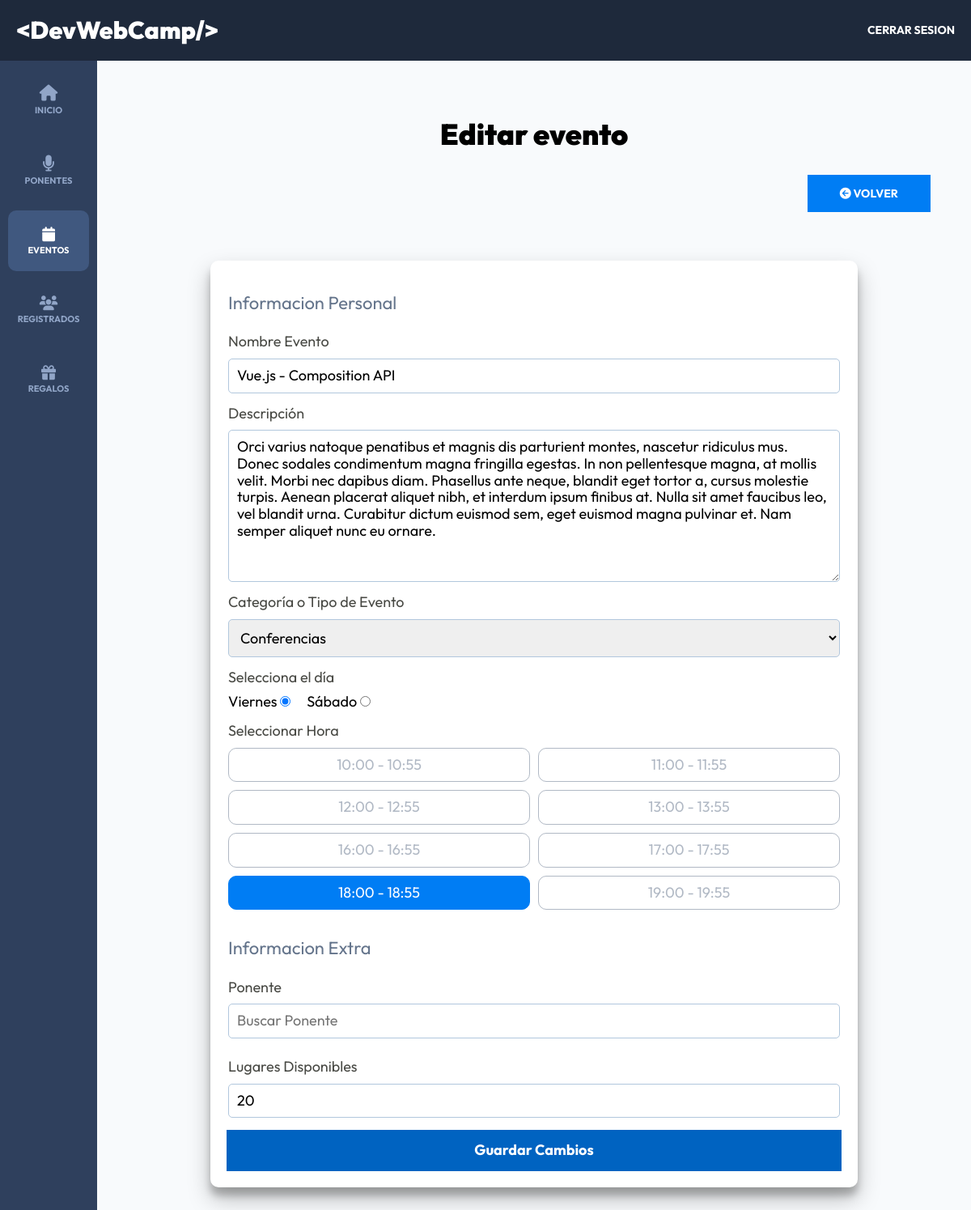
Page /admin/eventos/editar?id=29 (signed in) on the earlier database version.
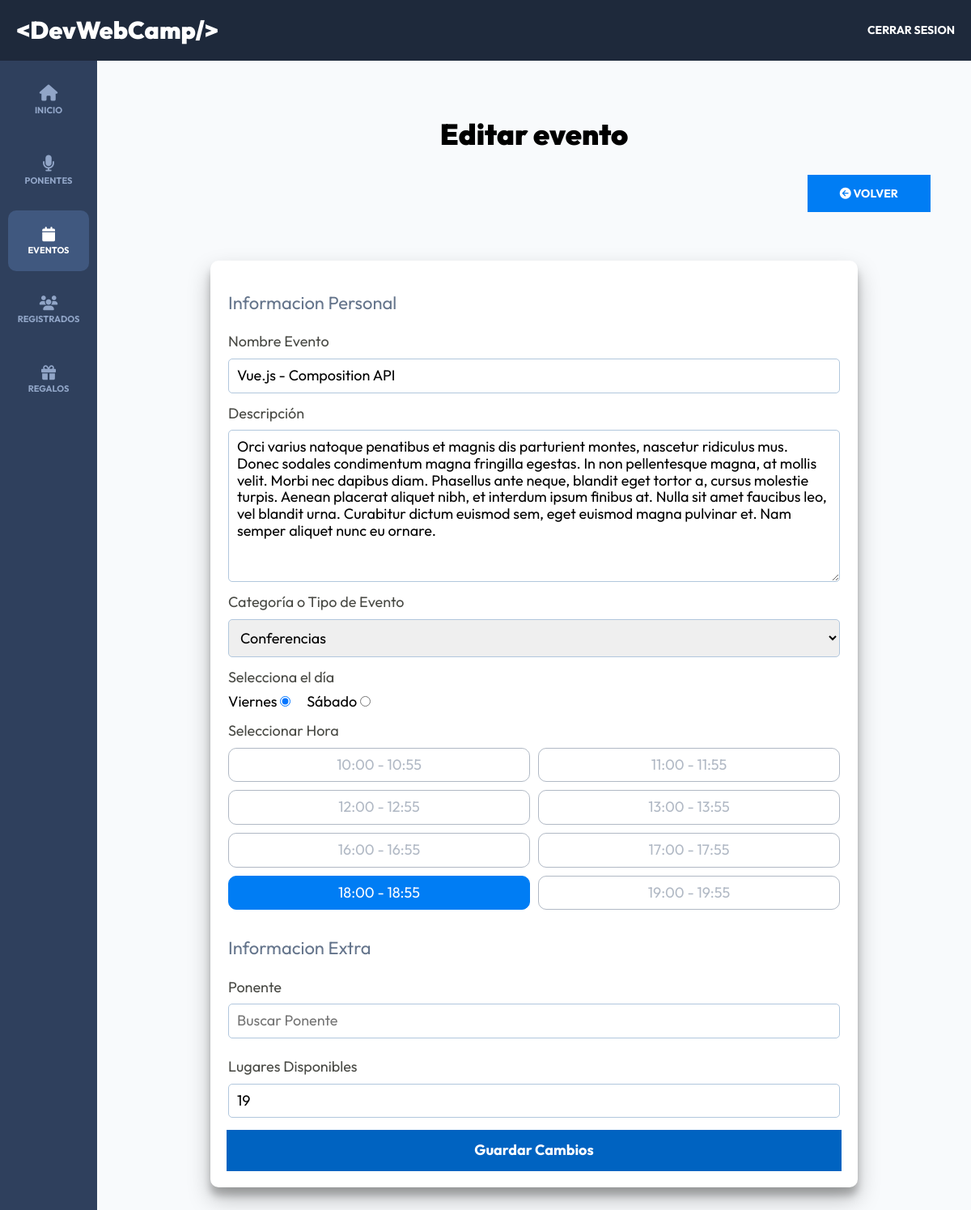
Same page on the later database version.
### tables this page shows
CREATE TABLE `eventos` (
  `id` int NOT NULL AUTO_INCREMENT,
  `nombre` varchar(120) DEFAULT NULL,
  `descripcion` text,
  `disponibles` int DEFAULT NULL,
  `categoria_id` int DEFAULT NULL,
  `dia_id` int DEFAULT NULL,
  `hora_id` int DEFAULT NULL,
  `ponente_id` int DEFAULT NULL,
  PRIMARY KEY (`id`),
  KEY `fk_eventos_dias_idx` (`dia_id`),
  KEY `fk_eventos_categorias_idx` (`categoria_id`),
  KEY `fk_eventos_horas_idx` (`hora_id`),
  KEY `fk_eventos_ponentes_idx` (`ponente_id`),
  CONSTRAINT `fk_eventos_categorias` FOREIGN KEY (`categoria_id`) REFERENCES `categorias` (`id`) ON DELETE CASCADE ON UPDATE CASCADE,
  CONSTRAINT `fk_eventos_dias` FOREIGN KEY (`dia_id`) REFERENCES `dias` (`id`) ON DELETE CASCADE ON UPDATE CASCADE,
  CONSTRAINT `fk_eventos_horas` FOREIGN KEY (`hora_id`) REFERENCES `horas` (`id`) ON DELETE CASCADE ON UPDATE CASCADE,
  CONSTRAINT `fk_eventos_ponentes` FOREIGN KEY (`ponente_id`) REFERENCES `ponentes` (`id`) ON DELETE CASCADE ON UPDATE CASCADE
);

CREATE TABLE `categorias` (
  `id` int NOT NULL AUTO_INCREMENT,
  `nombre` varchar(45) DEFAULT NULL,
  PRIMARY KEY (`id`)
);

CREATE TABLE `dias` (
  `id` int NOT NULL AUTO_INCREMENT,
  `nombre` varchar(15) DEFAULT NULL,
  PRIMARY KEY (`id`)
);

### controllers/EventosController.php (called while the page is built, shortened)
<?php
class EventosController{
    public static function editar(Router $router){
        $id = $_GET["id"];
        $id = filter_var($id, FILTER_VALIDATE_INT);
        $alertas = [];
        $categorias = Categoria::all("ASC");
        $dias = Dia::all("ASC");
        $horas = Hora::all("ASC");
        $evento = Evento::find($id);
        $router->render("admin/eventos/editar",[
            "titulo" => "Editar evento",
            "alertas" => $alertas,
            "categorias" => $categorias,
            "dias" => $dias,
            "horas" => $horas,
            "evento" => $evento
        ]);
    }
}

### public/index.php (called while the page is built, shortened)
<?php
$router = new Router();
$router->get('/login', [AuthController::class, 'login']);
$router->post('/login', [AuthController::class, 'login']);
$router->post('/logout', [AuthController::class, 'logout']);
$router->get('/registro', [AuthController::class, 'registro']);
$router->post('/registro', [AuthController::class, 'registro']);
$router->get('/olvide', [AuthController::class, 'olvide']);
$router->post('/olvide', [AuthController::class, 'olvide']);
$router->get('/reestablecer', [AuthController::class, 'reestablecer']);
$router->post('/reestablecer', [AuthController::class, 'reestablecer']);
$router->get('/mensaje', [AuthController::class, 'mensaje']);
$router->get('/confirmar-cuenta', [AuthController::class, 'confirmar']);
$router->get('/admin/dashboard', [DashboardController::class, 'index']);
$router->get('/admin/ponentes', [PonentesController::class, 'index']);
$router->get('/admin/ponentes/crear', [PonentesController::class, 'crear']);
$router->post('/admin/ponentes/crear', [PonentesController::class, 'crear']);
$router->get('/admin/ponentes/editar', [PonentesController::class, 'editar']);
$router->post('/admin/ponentes/editar', [PonentesController::class, 'editar']);
$router->post('/admin/ponentes/eliminar', [PonentesController::class, 'eliminar']);
$router->get('/admin/eventos', [EventosController::class, 'index']);
$router->get('/admin/eventos/crear', [EventosController::class, 'crear']);
$router->post('/admin/eventos/crear', [EventosController::class, 'crear']);
$router->get('/admin/eventos/editar', [EventosController::class, 'editar']);
$router->post('/admin/eventos/editar', [EventosController::class, 'editar']);
$router->post('/admin/eventos/eliminar', [EventosController::class, 'eliminar']);
$router->get('/api/eventos-horario', [APIEventos::class, 'index']);
$router->get('/api/ponentes', [APIPonentes::class, 'index']);
$router->get('/api/ponente', [APIPonentes::class, 'ponente']);
$router->get('/api/tags', [APITags::class, 'index']);
$router->get('/api/regalos', [APIRegalos::class, 'index']);
$router->get('/admin/registrados', [RegistradosController::class, 'index']);
$router->get('/admin/regalos', [RegalosController::class, 'index']);
$router->get('/finalizar-registro', [RegistroController::class, 'crear']);
$router->post('/finalizar-registro/gratis', [RegistroController::class, 'gratis']);
$router->post('/finalizar-registro/pagar', [RegistroController::class, 'pagar']);
$router->get('/finalizar-registro/conferencias', [RegistroController::class, 'conferencias']);
$router->post('/finalizar-registro/conferencias', [RegistroController::class, 'conferencias']);
$router->get('/boleto', [RegistroController::class, 'boleto']);
$router->get('/', [PaginasController::class, 'index']);
$router->get('/devwebcamp', [PaginasController::class, 'evento']);
$router->get('/paquetes', [PaginasController::class, 'paquetes']);
$router->get('/workshops-conferencia', [PaginasController::class, 'conferencias']);
$router->get('/404', [PaginasController::class, 'error']);
$router->comprobarRutas();

### models/ActiveRecord.php (called while the page is built, shortened)
<?php
class ActiveRecord {
    protected static $db;
    protected static $tabla = '';
    public static function setDB($database) {
        self::$db = $database;
    }
    public static function consultarSQL($query) {
        $resultado = self::$db->query($query);
        $array = [];
        while($registro = $resultado->fetch_assoc()) {
            $array[] = static::crearObjeto($registro);
        }
        return $array;
    }
    protected static function crearObjeto($registro) {
        $objeto = new static;
        foreach($registro as $key => $value ) {
            if(property_exists( $objeto, $key  )) {
                $objeto->$key = $value;
            }
        }
        return $objeto;
    }
    public static function all($orden = "DESC") {
        $query = "SELECT * FROM " . static::$tabla . " ORDER BY id {$orden}";
        $resultado = self::consultarSQL($query);
        return $resultado;
    }
    public static function find($id) {
        $query = "SELECT * FROM " . static::$tabla  ." WHERE id = {$id}";
        $resultado = self::consultarSQL($query);
        return array_shift( $resultado ) ;
    }
}

### views/admin/eventos/formulario.php (the view, shortened to what the changed rows need)
<fieldset class="formulario__fieldset">
    <div class="formulario__campo">
        <label for="nombre" class="formulario__label">Nombre Evento</label>
        <input type="text" class="formulario__input" name="nombre" id="nombre" placeholder="Nombre Evento" value="<?php echo $evento->nombre;?>">
    </div>
    <div class="formulario__campo">
        <label for="descripcion" class="formulario__label">Descripción</label>
        <textarea class="formulario__input" name="descripcion" id="descripcion" placeholder="Descripción del Evento" rows="8"><?php echo $evento->descripcion;?></textarea>
    </div>
    <div class="formulario__campo">
        <label for="categoria" class="formulario__label">Categoría o Tipo de Evento</label>
        <select class="formulario__select" id="categoria" name="categoria_id">
            <?php foreach($categorias as $categoria){?>
                <option <?php echo ($evento->categoria_id === $categoria->id) ? "selected" : "";?> value="<?php echo $categoria->id;?>"><?php echo $categoria->nombre;?></option>
            <?php }?>
        </select>
    </div>
    <div class="formulario__campo">
        <div class="formulario__radio">
            <?php foreach($dias as $dia){?>
                <div>
                    <label for="<?php echo strtolower($dia->nombre);?>"><?php echo $dia->nombre;?></label>
                    <input type="radio" id="<?php echo strtolower($dia->nombre);?>" name="dia" value="<?php echo $dia->id;?>" <?php echo ($evento->dia_id === $dia->id) ? "checked" : "";?>>
                </div>
            <?php }?>
        </div>
    </div>
</fieldset>
<fieldset class="formulario__fieldset">
    <div class="formulario__campo">
        <label for="disponibles" class="formulario__label">Lugares Disponibles</label>
        <input type="number" min="1" class="formulario__input" id="disponibles" name="disponibles" placeholder="Ej. 20" value="<?php echo $evento->disponibles;?>">
    </div>
</fieldset>

Differences in the rows shown:
changed eventos "Vue.js - Composition API": disponibles "20" → "19"
